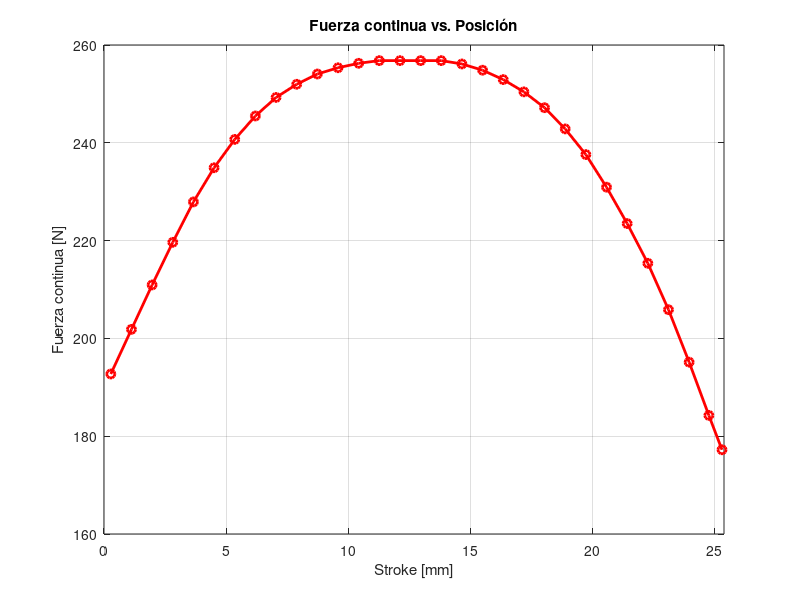
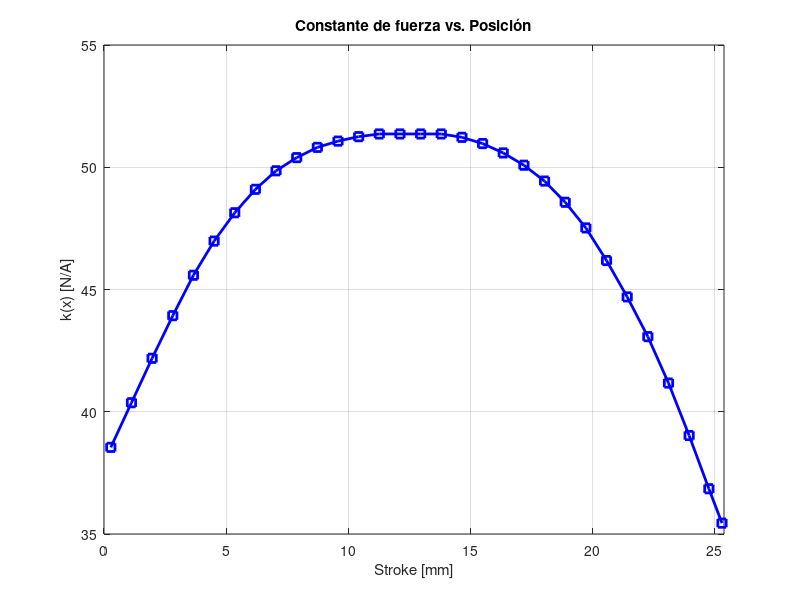

Reproduce these figures in MATLAB, in order.
clear
clc
close all
% Datos corregidos a formato numérico
x_in = [ ...
    0.01098, 0.04430, 0.07761, 0.11093, 0.14424, 0.17756, 0.21087, 0.24418, ...
    0.27750, 0.31081, 0.34413, 0.37744, 0.41075, 0.44407, 0.47738, 0.51070, ...
    0.54401, 0.57732, 0.61064, 0.64395, 0.67727, 0.71058, 0.74389, 0.77721, ...
    0.81052, 0.84384, 0.87715, 0.91047, 0.94378, 0.97558, 0.99678 ];

F_lb = [ ...
    43.32553, 45.37782, 47.41985, 49.37980, 51.23712, 52.80713, 54.11034, ...
    55.18779, 56.03950, 56.64492, 57.11695, 57.40427, 57.60950, 57.73264, ...
    57.73264, 57.73264, 57.73264, 57.57872, 57.29140, 56.86041, 56.29603, ...
    55.56747, 54.59263, 53.41256, 51.91438, 50.24176, 48.41522, 46.28083, ...
    43.86938, 41.42202, 39.84175 ];

% Conversión de unidades
x_mm = x_in * 25.4;         % pulgadas → milímetros
F_N  = F_lb * 4.44822;      % libras → Newtons

% Corriente continua nominal
I_cont = 5;                 % amperios

% Constante de fuerza
k = F_N ./ I_cont;          % N/A

% === Plot 1: Fuerza vs Stroke ===
figure;
plot(x_mm, F_N, 'r-o', 'LineWidth', 2, 'MarkerSize', 6);
xlabel('Stroke [mm]');
ylabel('Fuerza continua [N]');
title('Fuerza continua vs. Posición');
xlim([0 25.4])
grid on;

% === Plot 2: k(x) vs Stroke ===
figure;
plot(x_mm, k, 'b-s', 'LineWidth', 2, 'MarkerSize', 6);
xlabel('Stroke [mm]');
ylabel('k(x) [N/A]');
title('Constante de fuerza vs. Posición');
xlim([0 25.4])
grid on;
